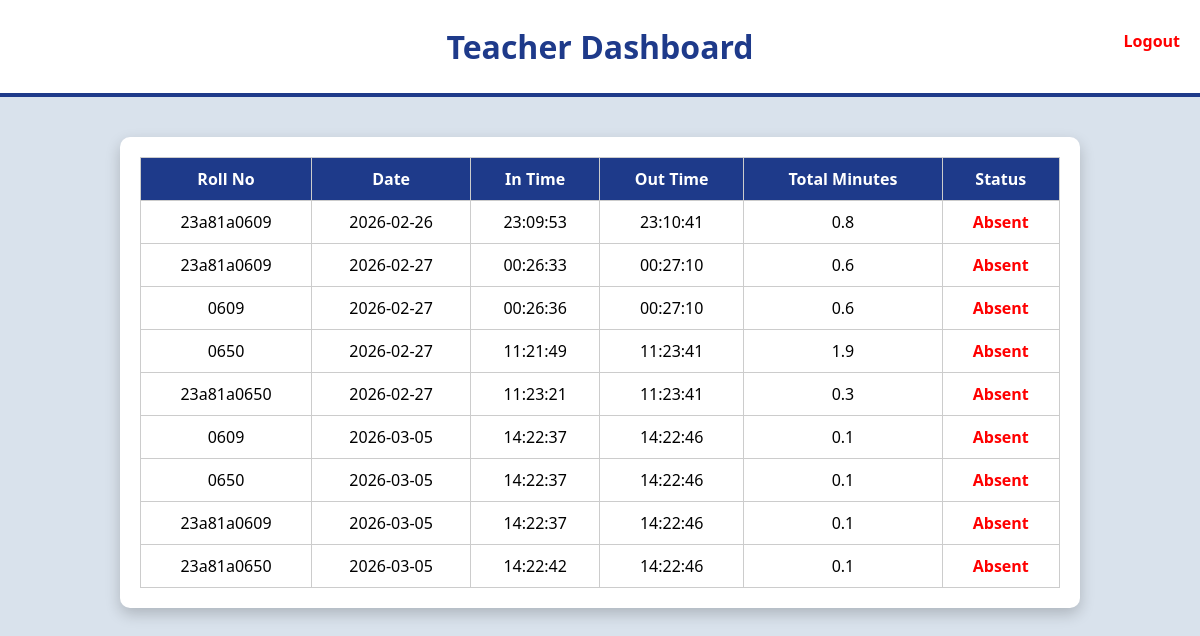
Page /teacher_dashboard (signed in) on the committed database.
### app.py (models this page shows)
class Attendance(db.Model):
    id = db.Column(db.Integer, primary_key=True)
    roll_no = db.Column(db.String(50))
    date = db.Column(db.String(20))
    in_time = db.Column(db.String(20))
    out_time = db.Column(db.String(20))

### app.py (the view)
@app.route("/teacher_dashboard")
def teacher_dashboard():
    if session.get("role") != "teacher":
        return redirect("/")
    records = Attendance.query.all()
    processed = []
    for r in records:
        if r.out_time:
            in_time = datetime.strptime(r.in_time, "%H:%M:%S")
            out_time = datetime.strptime(r.out_time, "%H:%M:%S")
            minutes = (out_time - in_time).seconds / 60
            status = "Present" if minutes >= 40 else "Absent"
        else:
            minutes = 0
            status = "Absent"
        processed.append({
            "roll": r.roll_no,
            "date": r.date,
            "in_time": r.in_time,
            "out_time": r.out_time,
            "minutes": round(minutes,1),
            "status": status
        })
    return render_template("teacher_dashboard.html", records=processed)

### templates/teacher_dashboard.html (shortened to what this page needs)
<!DOCTYPE html>
<html>
<head>
    <link rel="stylesheet" href="{{ url_for('static', filename='style.css') }}">
</head>
<body>
<div class="header">
    <h1>Teacher Dashboard</h1>
    <a href="/logout" class="logout">Logout</a>
</div>
<div class="table-box">
    <table>
        <tr>
            <th>Roll No</th>
            <th>Date</th>
            <th>In Time</th>
            <th>Out Time</th>
            <th>Total Minutes</th>
            <th>Status</th>
        </tr>
        {% for r in records %}
        <tr>
            <td>{{ r.roll }}</td>
            <td>{{ r.date }}</td>
            <td>{{ r.in_time }}</td>
            <td>{{ r.out_time }}</td>
            <td>{{ r.minutes }}</td>
            <td>
                {% if r.status == "Present" %}
                    <span style="color:green; font-weight:bold;">Present</span>
                {% else %}
                    <span style="color:red; font-weight:bold;">Absent</span>
                {% endif %}
            </td>
        </tr>
        {% endfor %}
    </table>
</div>
</body>
</html>

### static/style.css (style rules this page uses)
* { margin:0; padding:0; box-sizing:border-box; font-family:Segoe UI; }
body { background:#d9e2ec; }
.header { background:white; text-align:center; padding:25px; border-bottom:4px solid #1e3a8a; }
.header h1 { color:#1e3a8a; }
.logout { position:absolute; right:20px; top:30px; text-decoration:none; color:red; font-weight:bold; }
.table-box { width:80%; margin:40px auto; background:white; padding:20px; border-radius:10px; box-shadow:0 6px 15px rgba(0,0,0,0.2); }
table { width:100%; border-collapse:collapse; }
th,td { padding:10px; border:1px solid #ccc; text-align:center; }
th { background:#1e3a8a; color:white; }

### rows in the picture
Attendance: roll "23a81a0609", date "2026-02-26", in_time "23:09:53", out_time "23:10:41", minutes "0.8"
Attendance: roll "23a81a0609", date "2026-02-27", in_time "00:26:33", out_time "00:27:10", minutes "0.6"
Attendance: roll "0609", date "2026-02-27", in_time "00:26:36", out_time "00:27:10", minutes "0.6"
Attendance: roll "0650", date "2026-02-27", in_time "11:21:49", out_time "11:23:41", minutes "1.9"
Attendance: roll "23a81a0650", date "2026-02-27", in_time "11:23:21", out_time "11:23:41", minutes "0.3"
Attendance: roll "0609", date "2026-03-05", in_time "14:22:37", out_time "14:22:46", minutes "0.1"
Attendance: roll "0650", date "2026-03-05", in_time "14:22:37", out_time "14:22:46", minutes "0.1"
Attendance: roll "23a81a0609", date "2026-03-05", in_time "14:22:37", out_time "14:22:46", minutes "0.1"
Attendance: roll "23a81a0650", date "2026-03-05", in_time "14:22:42", out_time "14:22:46", minutes "0.1"
